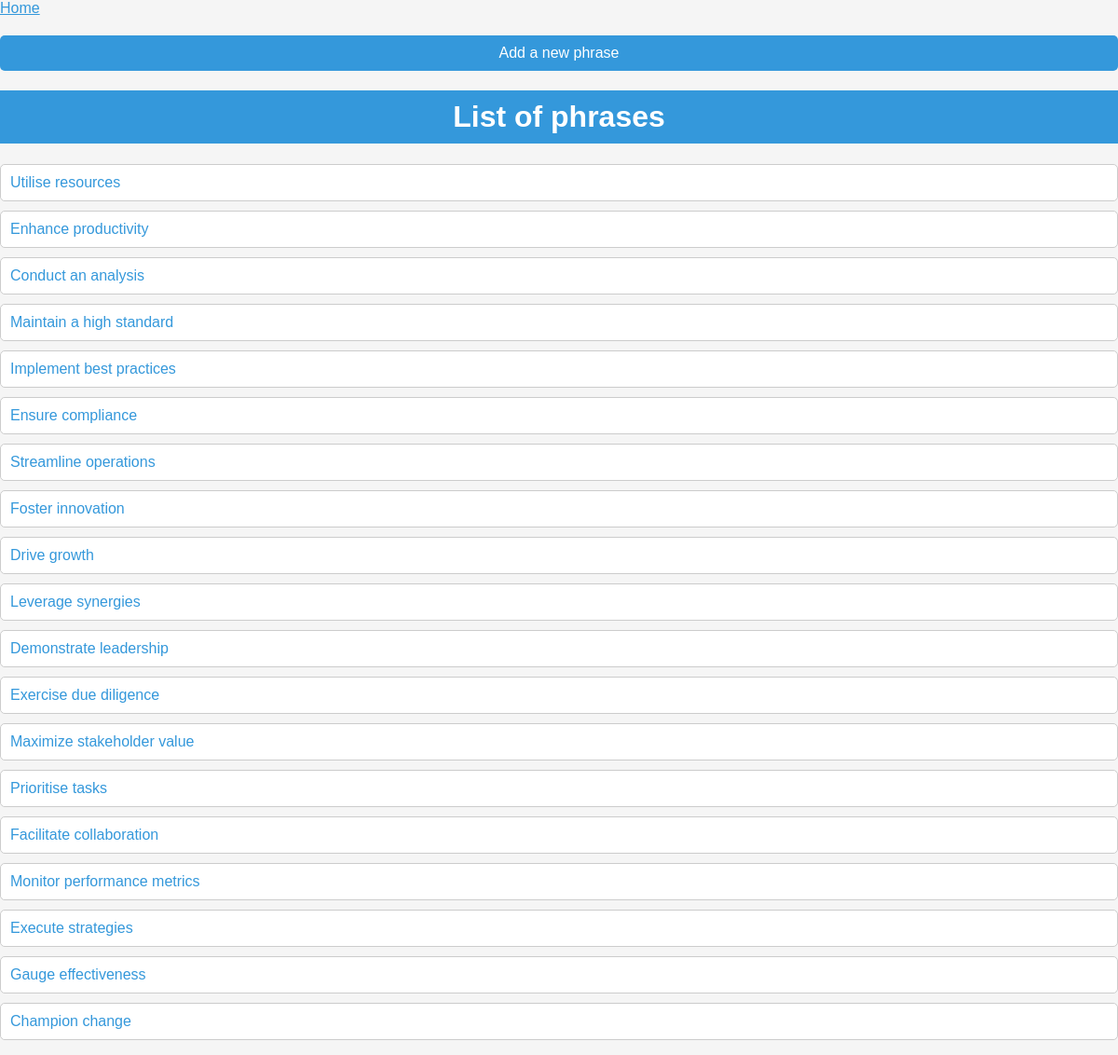
Screenshot of /phrases/ with the database file from the repository.
### data/models.py (models this page shows, shortened)
class Phrase(models.Model):
    text = models.CharField(max_length=250)

### data/views.py (the view)
# urls.py: path('phrases/', views.PhraseListView.as_view(),name='phrases'),
class PhraseListView(ListView):
    model = Phrase
    template_name = 'phrase_list.html'

### templates/phrase_list.html (shortened to what this page needs)
<!DOCTYPE html>
<html>
<head>
</head>
<body>
    <a href="{% url 'home' %}">Home</a>
    <a id="add-button" href="{% url 'phrase_form' %}">Add a new phrase</a>
    <h1>List of phrases</h1>
    <ul>
        {% for phrase in object_list %}
            <li>
                <a href="{% url 'phrase_detail' phrase.pk %}">{{ phrase.text }}</a>
            </li>
        {% empty %}
            <li>No items available.</li>
        {% endfor %}
    </ul>
</body>
</html>

### templates/phrase_list.html (style rules this page uses)
body { font-family: Arial, sans-serif; background-color: #f5f5f5; margin: 0; padding: 0; }
h1 { background-color: #3498db; color: #fff; padding: 10px; text-align: center; }
ul { list-style: none; padding: 0; }
li { background-color: #fff; margin: 10px 0; padding: 10px; border: 1px solid #ccc; border-radius: 5px; }
a { text-decoration: none; color: #3498db; }
#add-button { display: block; background-color: #3498db; color: #fff; text-align: center; padding: 10px; border: none; border-radius: 5px; margin: 20px auto; text-decoration: none; }

### rows the page displays
Phrase: text "Utilise resources"
Phrase: text "Enhance productivity"
Phrase: text "Conduct an analysis"
Phrase: text "Maintain a high standard"
Phrase: text "Implement best practices"
Phrase: text "Ensure compliance"
Phrase: text "Streamline operations"
Phrase: text "Foster innovation"
Phrase: text "Drive growth"
Phrase: text "Leverage synergies"
Phrase: text "Demonstrate leadership"
Phrase: text "Exercise due diligence"
Phrase: text "Maximize stakeholder value"
Phrase: text "Prioritise tasks"
Phrase: text "Facilitate collaboration"
Phrase: text "Monitor performance metrics"
Phrase: text "Execute strategies"
Phrase: text "Gauge effectiveness"
Phrase: text "Champion change"
